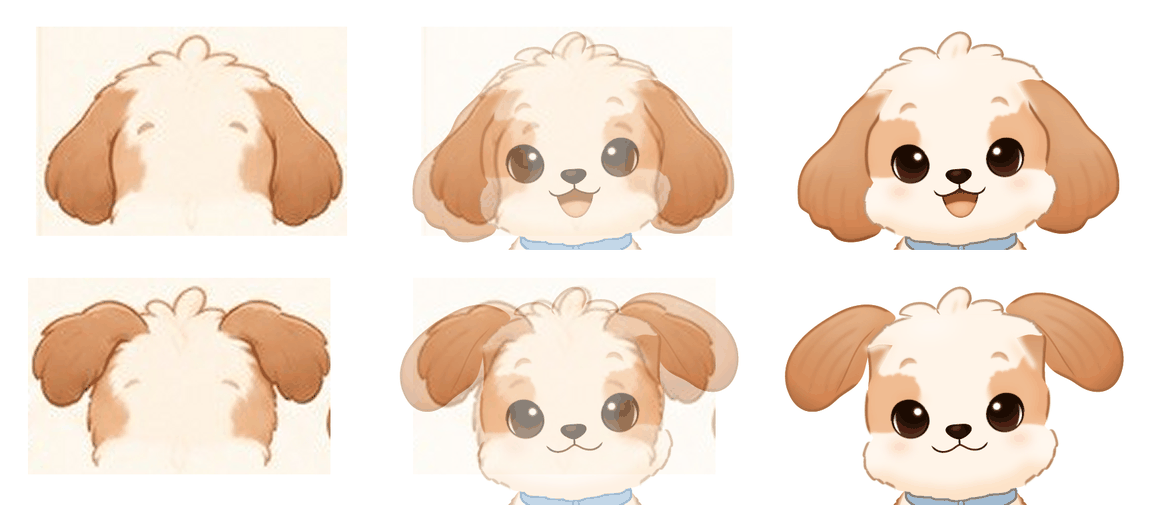

This figure's Python source:
"""The lifted ears beside their panels (DECISIONS 146): Neutral (default) and Lifted slightly, each laid on the render
by the head, since the ears hang from it: at Lifted slightly's own record's scale (its head 90 crop px wide, 1.04 pt a
pixel; the two panels sit side by side on the expression sheet, drawn at one size) and pinned at the head's top, the
tuft's highest point, on the render's (model.json's head.top); then for each the panel, the panel and the render half
and half, and the render, the top of the head at the still's scale. With --grid, a 5 pt model-space grid over the
panels: the placement guide the lifted ear's nodes were read off by eye (rule R8: a guide, never a trace).

    python3 qa/phase3/faces/lifted.py <rest front still> <lifted still> <out.png> [--grid]
    (the rest front: build/stills/dog/front; a still with both ears lifted: build/stills/dog/faces/listening)"""
import json
import sys
from pathlib import Path

import numpy as np
from PIL import Image, ImageDraw

ROOT = Path(__file__).resolve().parents[3]
PANELS = ROOT / "characters/dog/ref/panels/expressions"
RECORD = "expressions.ears.lifted-slightly"


def head_top(rgb):
    """The tuft's highest point: the topmost pixel in the panel's middle third darker than its card by more than 12 in
    any channel, and the middle of that row's run there."""
    a = np.asarray(rgb).astype(int)
    card = np.median(np.concatenate([a[0], a[-1]]), axis=0)
    w = a.shape[1]
    mid = a[:, w // 3: 2 * w // 3]
    marked = (np.abs(mid - card) > 12).any(axis=2)
    row = int(np.argmax(marked.any(axis=1)))
    xs = np.nonzero(marked[row])[0] + w // 3
    return np.array([xs.mean(), row + 0.5])


def laid(model, name, size, ppp, root):
    """The panel laid on a still's pixels: scaled by the record's points per pixel, its head's top on model.json's."""
    k = model["faceCrops"][RECORD]["ptPerCropPx"]
    panel = Image.open(PANELS / f"expressions.ears.{name}.png").convert("RGB")
    top = head_top(panel)
    # Still pixel = root + ppp·(model), model = head.top + k·(panel − top); PIL wants still pixel to panel pixel.
    want = np.array(model["landmarks"]["front"]["head.top"], float)
    s = 1 / (ppp * k)
    t = top - (np.array(root) + ppp * want) * s
    return panel.transform(size, Image.AFFINE, (s, 0, t[0], 0, s, t[1]), Image.BICUBIC, fillcolor=(255, 255, 255))


def grid(img, ppp, root, box):
    """A 5 pt grid in model space, every 10 pt labelled."""
    draw = ImageDraw.Draw(img)
    x0, y0, x1, y1 = box
    for x in range(int(x0), int(x1) + 1, 5):
        X = root[0] + ppp * x
        draw.line([(X, root[1] + ppp * y0), (X, root[1] + ppp * y1)], fill=(120, 170, 255) if x % 10 else (40, 90, 220), width=1)
        if x % 10 == 0:
            draw.text((X + 2, root[1] + ppp * y0 + 2), str(x), fill=(20, 60, 200))
    for y in range(int(y0), int(y1) + 1, 5):
        Y = root[1] + ppp * y
        draw.line([(root[0] + ppp * x0, Y), (root[0] + ppp * x1, Y)], fill=(120, 170, 255) if y % 10 else (40, 90, 220), width=1)
        if y % 10 == 0:
            draw.text((root[0] + ppp * x0 + 2, Y + 2), str(y), fill=(20, 60, 200))


def main(rest, lifted, out, with_grid=False):
    model = json.loads((ROOT / "characters/dog/model.json").read_text())
    rows = []
    for name, still in (("neutral", rest), ("lifted-slightly", lifted)):
        info = json.loads((Path(still) / "still.json").read_text())
        ppp, root = info["ppp"], info["rootPx"]
        im = Image.open(Path(still) / "white.png").convert("RGB")
        panel = laid(model, name, im.size, ppp, root)
        area = (-95, -180, 95, -55)
        if with_grid:
            grid(panel, ppp, root, area)
        box = (root[0] + area[0] * ppp, root[1] + area[1] * ppp, root[0] + area[2] * ppp, root[1] + area[3] * ppp)
        size = (round(box[2] - box[0]), round(box[3] - box[1]))
        crop = lambda img: img.transform(size, Image.EXTENT, box, Image.BICUBIC, fillcolor=(255, 255, 255))
        rows.append([crop(panel), crop(Image.blend(im, laid(model, name, im.size, ppp, root), 0.5)), crop(im)])
    w, h = rows[0][0].size
    full = Image.new("RGB", (3 * w + 16, 2 * h + 8), "white")
    for r, tiles in enumerate(rows):
        for i, tile in enumerate(tiles):
            full.paste(tile, (i * (w + 8), r * (h + 8)))
    if not with_grid:
        full = full.resize((full.width * 2 // 3, full.height * 2 // 3), Image.LANCZOS)
    full.quantize(colors=256).save(out, optimize=True)
    print(out, full.size)


if __name__ == "__main__":
    args = [a for a in sys.argv[1:] if a != "--grid"]
    main(*args, with_grid="--grid" in sys.argv)
